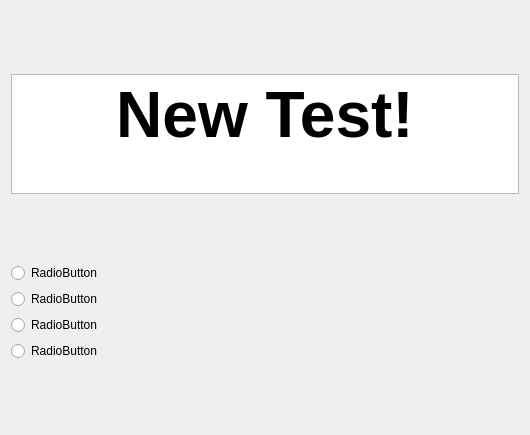
<?xml version="1.0" encoding="UTF-8"?>
<ui version="4.0">
 <class>Dialog</class>
 <widget class="QDialog" name="Dialog">
  <property name="geometry">
   <rect>
    <x>0</x>
    <y>0</y>
    <width>530</width>
    <height>435</height>
   </rect>
  </property>
  <property name="windowTitle">
   <string>Test WordData</string>
  </property>
  <layout class="QVBoxLayout" name="verticalLayout_2">
   <item>
    <widget class="QTextBrowser" name="textBrowser">
     <property name="maximumSize">
      <size>
       <width>16777215</width>
       <height>120</height>
      </size>
     </property>
     <property name="mouseTracking">
      <bool>false</bool>
     </property>
     <property name="acceptDrops">
      <bool>false</bool>
     </property>
     <property name="html">
      <string>&lt;!DOCTYPE HTML PUBLIC &quot;-//W3C//DTD HTML 4.0//EN&quot; &quot;http://www.w3.org/TR/REC-html40/strict.dtd&quot;&gt;
&lt;html&gt;&lt;head&gt;&lt;meta name=&quot;qrichtext&quot; content=&quot;1&quot; /&gt;&lt;meta charset=&quot;utf-8&quot; /&gt;&lt;style type=&quot;text/css&quot;&gt;
p, li { white-space: pre-wrap; }
hr { height: 1px; border-width: 0; }
li.unchecked::marker { content: &quot;\2610&quot;; }
li.checked::marker { content: &quot;\2612&quot;; }
&lt;/style&gt;&lt;/head&gt;&lt;body style=&quot; font-family:'Segoe UI'; font-size:9pt; font-weight:400; font-style:normal;&quot;&gt;
&lt;p align=&quot;center&quot; style=&quot; margin-top:0px; margin-bottom:0px; margin-left:0px; margin-right:0px; -qt-block-indent:0; text-indent:0px;&quot;&gt;&lt;span style=&quot; font-size:48pt; font-weight:700;&quot;&gt;New Test!&lt;/span&gt;&lt;/p&gt;&lt;/body&gt;&lt;/html&gt;</string>
     </property>
    </widget>
   </item>
   <item>
    <layout class="QVBoxLayout" name="verticalLayout">
     <item>
      <widget class="QRadioButton" name="radioButton_1">
       <property name="maximumSize">
        <size>
         <width>600</width>
         <height>16777215</height>
        </size>
       </property>
       <property name="text">
        <string>RadioButton</string>
       </property>
      </widget>
     </item>
     <item>
      <widget class="QRadioButton" name="radioButton_2">
       <property name="maximumSize">
        <size>
         <width>600</width>
         <height>16777215</height>
        </size>
       </property>
       <property name="text">
        <string>RadioButton</string>
       </property>
      </widget>
     </item>
     <item>
      <widget class="QRadioButton" name="radioButton_3">
       <property name="maximumSize">
        <size>
         <width>600</width>
         <height>16777215</height>
        </size>
       </property>
       <property name="text">
        <string>RadioButton</string>
       </property>
      </widget>
     </item>
     <item>
      <widget class="QRadioButton" name="radioButton_4">
       <property name="maximumSize">
        <size>
         <width>600</width>
         <height>16777215</height>
        </size>
       </property>
       <property name="text">
        <string>RadioButton</string>
       </property>
      </widget>
     </item>
    </layout>
   </item>
  </layout>
 </widget>
 <resources/>
 <connections/>
</ui>
